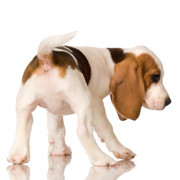
#> input picture imagerecognition/LineFollow/img/dog.jpg, 180 x 180 px, found by its file name
$ python hellocv.py
#> lines starting #> are read from the running program, lines starting #| are printed output that depends on the picture; after the words box and inside, x2 and y2 are one past the last pixel; in counts of white or black regions, pixels touching at a corner belong together
import cv2
import numpy as np
from matplotlib import pyplot as plt

img = cv2.imread('dog.jpg', 0)
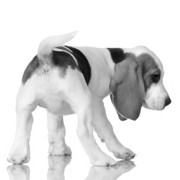
#> img: shape (180, 180); min 5, max 255, mean 219.6
px = img[20, 20]
#> px = 255

print(px)
#| 255
print(img.shape)
#| (180, 180)

butt = img[60:80, 40:60]
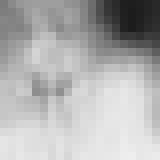
#> butt: shape (20, 20) (shown 8 times larger); min 28, max 238, mean 176.4
img[0:20, 0:20] = butt
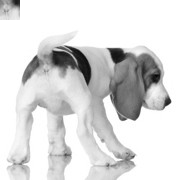
#> img: shape (180, 180); 1.23% of pixels changed, all inside (x1, y1, x2, y2) = (0, 0, 20, 20)

plt.imshow(img, cmap = 'gray', interpolation = 'bicubic')
plt.xticks([]), plt.yticks([]) # don't show tick marks
plt.show()

print('image shows!')

$ run again, with imagerecognition/LineFollow/img/circle.jpg copied over imagerecognition/LineFollow/img/dog.jpg
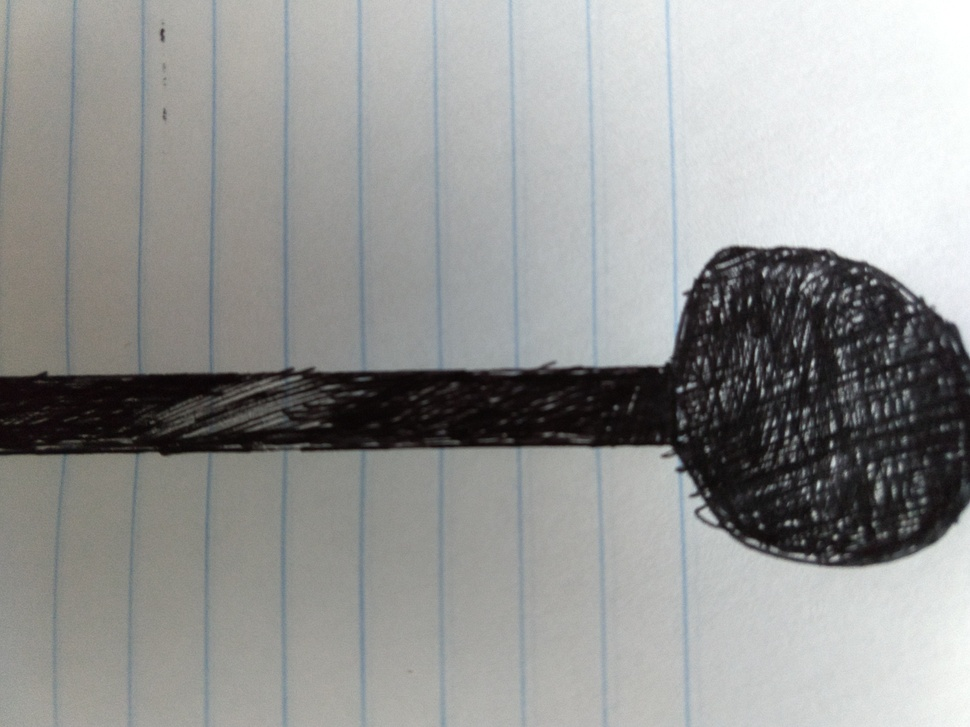
#> input picture imagerecognition/LineFollow/img/circle.jpg, 970 x 727 px, shrunk from 4032 x 3024 before the run, found by its file name
#> px = 172
#| 172
#| (727, 970)
#> `butt = img[60:80, 40:60]`:
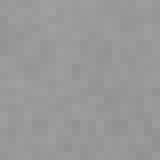
#> butt: shape (20, 20) (shown 8 times larger); min 145, max 161, mean 152.6
